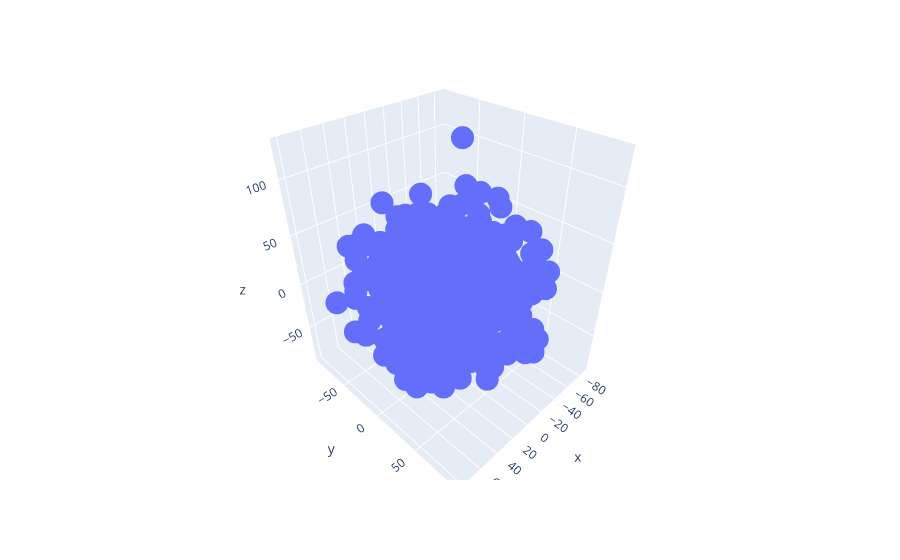

This figure's notebook cell:
### Code cell
import plotly.express as px
import pandas as pd

# Suponiendo que tus embeddings están en la variable `embeddings`
df = pd.DataFrame(embeddings_3d, columns=['x', 'y', 'z'])
fig = px.scatter_3d(df, x='x', y='y', z='z')
fig.show()

### Figure 1 — Plotly figure (JSON) as saved in the notebook; plotly's stock layout.template omitted (floating-point values rounded to 4 significant figures; data arrays with more than 128 entries replaced by an {"elided": "..."} marker saying what was removed)
{"data": [{"hovertemplate": "x=%{x}<br>y=%{y}<br>z=%{z}<extra></extra>", "legendgroup": "", "marker": {"color": "#636efa", "symbol": "circle"}, "mode": "markers", "name": "", "scene": "scene", "showlegend": false, "type": "scatter3d", "x": {"elided": "300 float values"}, "y": {"elided": "300 float values"}, "z": {"elided": "300 float values"}}], "layout": {"autosize": true, "legend": {"tracegroupgap": 0}, "margin": {"t": 60}, "scene": {"aspectmode": "auto", "aspectratio": {"x": 0.8939, "y": 0.9804, "z": 1.141}, "domain": {"x": [0, 1], "y": [0, 1]}, "xaxis": {"title": {"text": "x"}, "type": "linear"}, "yaxis": {"title": {"text": "y"}, "type": "linear"}, "zaxis": {"title": {"text": "z"}, "type": "linear"}}}}
